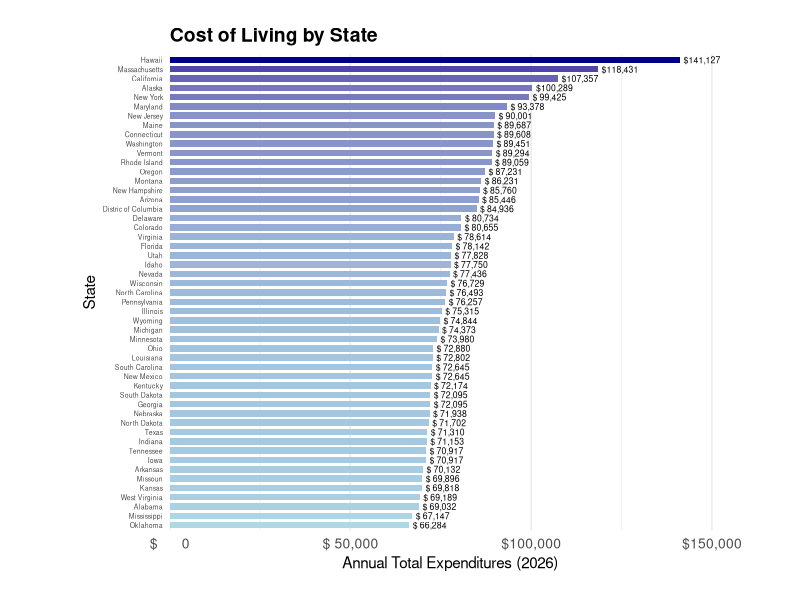

Write R code to recreate this figure.
library(ggplot2)

options(scipen = 999)

cost_data <- read.csv("CostOfLiving_2026.csv")

clean_cost <- cost_data[, c("State", "Cost.Of.Living..2026.")]
colnames(clean_cost) <- c("State", "CostOfLiving")

clean_cost$CostOfLiving <- as.numeric(gsub(",", "", clean_cost$CostOfLiving))

ggplot(clean_cost, aes(x = reorder(State, CostOfLiving), y = CostOfLiving, fill = CostOfLiving)) +
  geom_col(width = 0.7)+
  geom_text(aes(label = paste0("$", format(CostOfLiving, big.mark=","))),
            hjust = -0.1, size = 2.2) +
  coord_flip()+
  
  labs(title = "Cost of Living by State",
       x = "State",
       y = "Annual Total Expenditures (2026)")+
  
  scale_fill_gradient(low = "lightblue", high = "darkblue")+
  
  # Add dollar sign to x-axis
  scale_y_continuous(
    labels = function(x) paste0("$", format(x, big.mark = ",")),
    expand = expansion(mult = c(0, 0.1))
  )+
  
  theme_minimal()+
  theme(
    axis.text.y = element_text(size = 5),
    axis.text.x = element_text(size = 10),
    plot.title = element_text(size = 14, face = "bold"),
    plot.margin = margin(20, 50, 20, 60),
    panel.grid.major.y = element_blank(),
    legend.position = "none"
  )
